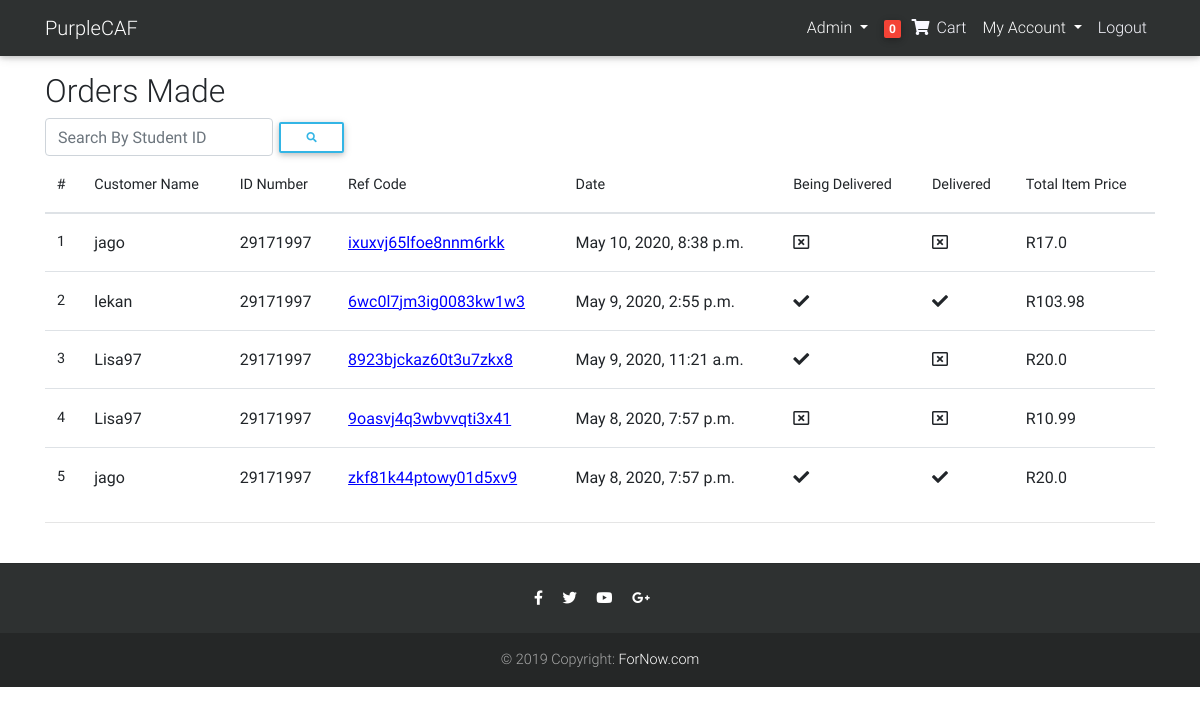
Page /orders (signed in) on the earlier database version.
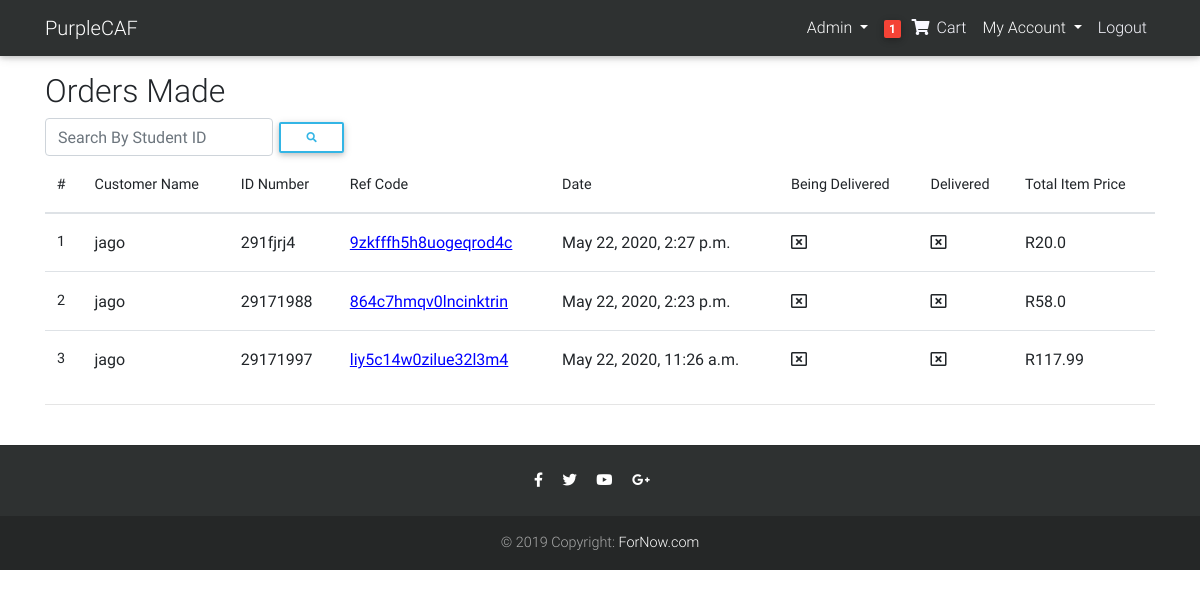
Same page on the later database version.
### core/models.py (models this page shows, shortened)
class Order(models.Model):
    user = models.ForeignKey(User, on_delete=models.CASCADE)
    ref_code = models.CharField(max_length=20, blank=True, null=True)
    item = models.ManyToManyField(OrderItem)
    start_date = models.DateTimeField(auto_now_add=True)
    ordered_date = models.DateTimeField()
    ordered = models.BooleanField(default=False)
    shipping_address = models.ForeignKey(
        'Address', related_name='shipping_address', on_delete=models.SET_NULL, blank=True, null=True)
    payment = models.ForeignKey(
        'Payment', on_delete=models.SET_NULL, blank=True, null=True)
    delivery_option = models.CharField(max_length=2, choices=DELIVERY_CHOICE, blank=True, null=True)
    being_delivered = models.BooleanField(default=False)
    received = models.BooleanField(default=False)
    student_number = models.CharField(max_length=8, blank=True, null=True)
    service_charge = models.IntegerField(default=0)
    def get_total(self):
        total = 0
        for order_item in self.item.all():
            total += order_item.get_final_price()
        return round(total,2)

class OrderItem(models.Model):
    user = models.ForeignKey(User, on_delete=models.CASCADE)
    item = models.ForeignKey(Item, on_delete=models.CASCADE)
    quantity = models.IntegerField(default=1)
    ordered = models.BooleanField(default=False)
    def get_total_item_price(self):
        return self.quantity * self.item.price
    def get_total_discount_item_price(self):
        return self.quantity * self.item.discount_price
    def get_final_price(self):
        if self.item.discount_price:
            return self.get_total_discount_item_price()
        return self.get_total_item_price()

class Item(models.Model):
    title = models.CharField(max_length=100)
    price = models.FloatField()
    discount_price = models.FloatField(blank=True, null=True)
    category = models.CharField(choices=CATEGORY_CHOICES, max_length=2)
    available = models.BooleanField(default=True)
    slug = models.SlugField(unique=True, null = True, blank = True)
    description = models.TextField()

class Address(models.Model):
    user = models.ForeignKey(User, on_delete=models.CASCADE)
    residence_name = models.CharField(max_length=2, choices=RESIDENCE_CHOICE)
    block_number = models.CharField(max_length=10)
    room_number = models.CharField(max_length=4)
    student_number = models.CharField(max_length=10)
    cell_phone = models.CharField(max_length=10)
    default = models.BooleanField(default=False)
    address_type = models.CharField(max_length=1, choices=ADDRESS_CHOICES)

### core/views.py (the view, shortened to what this page needs)
# urls.py: path('orders', OrderListView.as_view(), name="orders"),
class OrderListView(UserPassesTestMixin, View):
    def get(self, *args, **kwargs):
        try:
            form = SearchForm()
            order = Order.objects.filter(ordered=True).order_by('-pk')
            context = {
                'object': order,
                'form': form
            }
            return render(self.request, 'order.html', context)
        except ObjectDoesNotExist:
            messages.warning(self.request, "No Orders Have Been Made")
            return redirect("/")
    def test_func(self):
        return self.request.user.is_staff or self.request.user.is_superuser

### core/forms.py
class SearchForm(forms.Form):
    searchfield = forms.CharField(required=True, label='', widget=forms.TextInput(attrs={
        'placeholder': 'Search By Student ID',
        'class': 'form-control',
    }))

### core/templatetags/cart_template_tags.py (called while the page is built)
@register.filter
def cart_item_count(user):
    if user.is_authenticated:
        qs = Order.objects.filter(user=user, ordered=False)
        if qs.exists():
            return qs[0].item.count()
    return 0

### templates/order.html (shortened to what this page needs)
{% extends "base.html" %}
{% load crispy_forms_tags %}
{% block content %}
  <main>
    <div class="container">
    <div class="table-responsive text-nowrap">
    <h2>Orders Made</h2>
    <form class="form-inline" METHOD ="POST">
        {{ form|crispy }}
        <button class="btn btn-outline-info btn-sm my-2 my-sm-0" type="submit"><i class="fas fa-search fa-1x"></i></button>
    </form>
    <table class="table">
        <thead>
        <tr>
            <th scope="col">#</th>
            <th scope="col">Customer Name</th>
            <th scope="col">ID Number</th>
            <th scope="col">Ref Code</th>
            <th scope="col">Date</th>
            <th scope="col">Being Delivered</th>
            <th scope="col">Delivered</th>
            <th scope="col">Total Item Price</th>
        </tr>
        </thead>
        <tbody>
        {% for order_item in object %}
        <tr>
            <th scope="row">{{ forloop.counter }}</th>
            <td style="font-size:1rem; font-weight:400;">{{ order_item.user.username }}</td>
            <td style="font-size:1rem; font-weight:400;">
                {% if order_item.delivery_option == 'RD' %}
                    {{order_item.shipping_address.student_number}}
                {% elif order_item.delivery_option == 'PU' %}
                    {{ order_item.student_number}}
                {% endif %}
            </td>
            <td style="font-size:1rem; font-weight:400;">
                <a href="{% url 'core:order-detail' order_item.ref_code %}" style="text-decoration: underline; color:blue;" >{{ order_item.ref_code }}</a>
            </td>
            <td style="font-size:1rem; font-weight:400;">
                {{ order_item.start_date }}
            </td>
            <td  style="font-size:1rem; font-weight:400;">
                {%if order_item.being_delivered%}
                <i class="fas fa-check"></i>
                {%else%}
                <i class="far fa-window-close"></i>
                {%endif%}
            </td>
            <td  style="font-size:1rem; font-weight:400;">
                {%if order_item.received%}
                <i class="fas fa-check"></i>
                {%else%}
                <i class="far fa-window-close"></i>
                {%endif%}
            </td>
            <td style="font-size:1rem; font-weight:400;">
                R{{order_item.get_total}}
            </td>
        </tr>
        {% empty %}
        <tr>
            <td colspan='8' style="font-size:1rem; font-weight:400;">No Orders Have Been Made</td>
        </tr>
        {% endfor %}
        </tbody>
    </table>
        <hr>
    </div>
    </div>
  </main>
{% endblock content %}

### templates/navbar.html (shortened to what this page needs)
{% load cart_template_tags %}
<nav style="background-color: #2e3131;" class="navbar navbar-expand-md navbar-dark bg-steel fixed-top">
  <div class="container">
    <a class="navbar-brand" href="/">PurpleCAF</a>
    <div class="collapse navbar-collapse" id="navbarToggle">
      <div class="navbar-nav">
        {% if request.user.is_superuser%}
        <li class="nav-item dropdown">
          <a class="nav-link dropdown-toggle" href="#" id="navbarDropdown" role="button" data-toggle="dropdown" aria-haspopup="true" aria-expanded="false">
            Admin
          </a>
        </li>
        {%endif%}
        {% if request.user.is_authenticated %}
        <li class="nav-item dropdown">
            <a href="{% url 'core:order-summary' %}"class="nav-link waves-effect">
              <span class="badge cart_ red z-depth-1 mr-1"> {{ request.user|cart_item_count }} </span>
              <i style="color: ghostwhite;" class="fas fa-shopping-cart"></i>
              <span style="color: ghostwhite;" class="clearfix d-non d-sm-inline-block"> Cart </span>
            </a>
        </li>
        <li class="nav-item dropdown">
          <a class="nav-link dropdown-toggle" href="#" id="navbarDropdown" role="button" data-toggle="dropdown" aria-haspopup="true" aria-expanded="false">
            My Account
          </a>
        </li>
        <li class="nav-item dropdown">
            <a href="{% url 'account_logout'%}" class="nav-link waves-effect">
              <span style="color: ghostwhite;" class="clearfix d-non d-sm-inline-block"> Logout </span>
            </a>
        </li>
        {% endif %}
      </div>
    </div>
  </div>
</nav>

Differences in the rows shown:
removed Order: user.username "jago", student_number "29171997", ref_code "ixuxvj65lfoe8nnm6rkk", start_date "May 10, 2020, 8:38 p.m.", being_delivered False (drawn), received False (drawn), get_total "17.0"
removed Order: user.username "lekan", shipping_address.student_number "29171997", ref_code "6wc0l7jm3ig0083kw1w3", start_date "May 9, 2020, 2:55 p.m.", being_delivered True (drawn), received True (drawn), get_total "103.98"
removed Order: user.username "Lisa97", shipping_address.student_number "29171997", ref_code "8923bjckaz60t3u7zkx8", start_date "May 9, 2020, 11:21 a.m.", being_delivered True (drawn), received False (drawn), get_total "20.0"
removed Order: user.username "Lisa97", student_number "29171997", ref_code "9oasvj4q3wbvvqti3x41", start_date "May 8, 2020, 7:57 p.m.", being_delivered False (drawn), received False (drawn), get_total "10.99"
removed Order: user.username "jago", student_number "29171997", ref_code "zkf81k44ptowy01d5xv9", start_date "May 8, 2020, 7:57 p.m.", being_delivered True (drawn), received True (drawn), get_total "20.0"
added Order: user.username "jago", student_number "291fjrj4", ref_code "9zkfffh5h8uogeqrod4c", start_date "May 22, 2020, 2:27 p.m.", being_delivered False (drawn), received False (drawn), get_total "20.0"
added Order: user.username "jago", student_number "29171988", ref_code "864c7hmqv0lncinktrin", start_date "May 22, 2020, 2:23 p.m.", being_delivered False (drawn), received False (drawn), get_total "58.0"
added Order: user.username "jago", student_number "29171997", ref_code "liy5c14w0zilue32l3m4", start_date "May 22, 2020, 11:26 a.m.", being_delivered False (drawn), received False (drawn), get_total "117.99"
Other differences:
{{ request.user|cart_item_count }}: "0" → "1"
